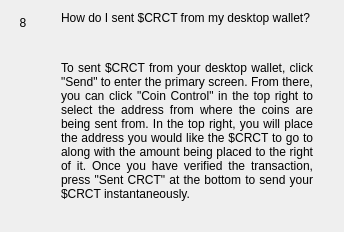
                  <widget class="QWidget" name="widgetFaq8" native="true">
                   <layout class="QHBoxLayout" name="horizontalpage_8" stretch="0,1">
                    <item alignment="Qt::AlignTop">
                     <widget class="QLabel" name="labelNumber8">
                      <property name="minimumSize">
                       <size>
                        <width>24</width>
                        <height>24</height>
                       </size>
                      </property>
                      <property name="maximumSize">
                       <size>
                        <width>16777215</width>
                        <height>24</height>
                       </size>
                      </property>
                      <property name="text">
                       <string>8</string>
                      </property>
                      <property name="alignment">
                       <set>Qt::AlignCenter</set>
                      </property>
                     </widget>
                    </item>
                    <item>
                     <layout class="QVBoxLayout" name="verticalLayoutpage_8">
                      <property name="leftMargin">
                       <number>20</number>
                      </property>
                      <property name="rightMargin">
                       <number>20</number>
                      </property>
                      <item>
                       <widget class="QLabel" name="labelSubtitle8">
                        <property name="text">
                         <string>How do I sent $CRCT from my desktop wallet?</string>
                        </property>
                        <property name="wordWrap">
                         <bool>true</bool>
                        </property>
                       </widget>
                      </item>
                      <item>
                       <spacer name="verticalSpacer_80">
                        <property name="orientation">
                         <enum>Qt::Vertical</enum>
                        </property>
                        <property name="sizeType">
                         <enum>QSizePolicy::Fixed</enum>
                        </property>
                        <property name="sizeHint" stdset="0">
                         <size>
                          <width>20</width>
                          <height>30</height>
                         </size>
                        </property>
                       </spacer>
                      </item>
                      <item>
                       <widget class="QLabel" name="labelContent8">
                        <property name="text">
                         <string>
                           &lt;html&gt;&lt;head/&gt;&lt;body&gt;&lt;p align=&quot;justify&quot;&gt;
						   To sent $CRCT from your desktop wallet, click &quot;Send&quot; to enter 
						   the primary screen. From there, you can click &quot;Coin Control&quot; 
						   in the top right to select the address from where the coins are being 
						   sent from. In the top right, you will place the address you would like 
						   the $CRCT to go to along with the amount being placed to the right of it. 
						   Once you have verified the transaction, press &quot;Sent CRCT&quot; 
						   at the bottom to send your $CRCT instantaneously.
						   &lt;/p&gt;&lt;/body&gt;&lt;/html&gt; 
                         </string>
                        </property>
                        <property name="alignment">
                         <set>Qt::AlignLeading|Qt::AlignLeft|Qt::AlignTop</set>
                        </property>
                        <property name="wordWrap">
                         <bool>true</bool>
                        </property>
                       </widget>
                      </item>
                      <item>
                       <spacer name="verticalSpacer_81">
                        <property name="orientation">
                         <enum>Qt::Vertical</enum>
                        </property>
                        <property name="sizeHint" stdset="0">
                         <size>
                          <width>20</width>
                          <height>20</height>
                         </size>
                        </property>
                       </spacer>
                      </item>
                     </layout>
                    </item>
                   </layout>
                  </widget>
